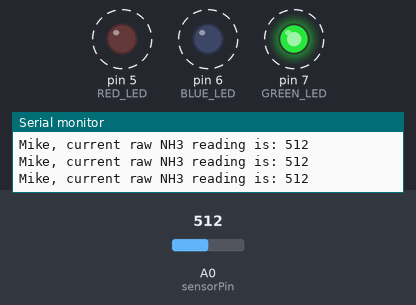
Recording of a sketch running on a simulated Arduino Uno, built with avr-gcc and run on an emulated ATmega328P. Parts: output pins drawn as LEDs (lit = HIGH), the last lines printed to the serial monitor. Dashed ring = blinking. The inputs (shaded band) are chosen by the test bench; at power-on: A0 (sensorPin) = 512.

Above: at 1.55 s.
1.6 s: A0 (sensorPin) set to 210
5.0 s: A0 (sensorPin) set to 188
At 5.3 s:
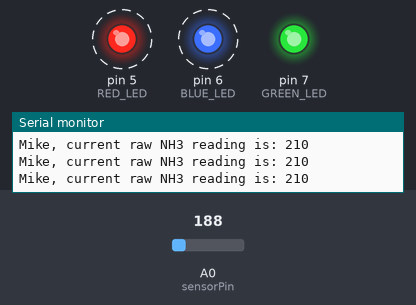
8.4 s: A0 (sensorPin) set to 12
11.8 s: A0 (sensorPin) set to 9
At 12.31 s:
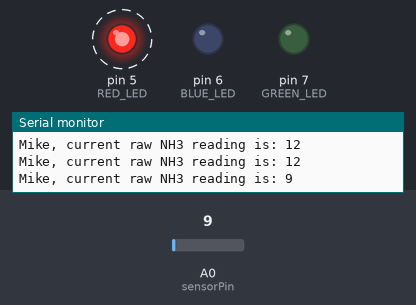
15.2 s: A0 (sensorPin) set to 122
At 15.81 s:
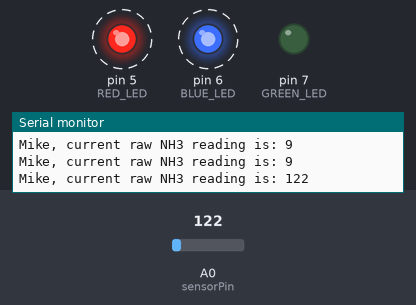
18.6 s: A0 (sensorPin) set to 0
At 19.1 s:
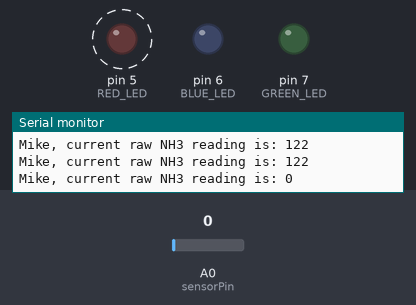
Timing chart, 0 to 23.0 s (numbered marks = the images above; inputs shaded):
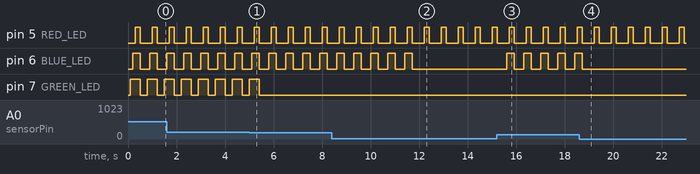

Measured:
- the behaviour switches between 201 and 200 on A0 (sensorPin) (found by bisection; images 0 and 1)
- the behaviour switches between 11 and 10 on A0 (sensorPin) (found by bisection; images 1 and 2)
- after the input at 5.0 s, pin 7 (GREEN_LED): goes on until 5.4 s, then stays LOW
- after the input at 11.8 s, pin 6 (BLUE_LED): stops changing and stays LOW
- after the input at 15.2 s, pin 6 (BLUE_LED): alternates HIGH for 0.30 s and LOW for 0.40 s, starting after 0.41 s
- after the input at 18.6 s, pin 6 (BLUE_LED): goes on until 18.7 s, then stays LOW
- by itself, pin 5 (RED_LED): alternates HIGH for 0.20 s and LOW for 0.50 s
- by itself, pin 6 (BLUE_LED): alternates HIGH for 0.30 s and LOW for 0.40 s

The sketch:

LED_NH3_Concentration_Bar_Rev1.ino
```cpp
// (licence header left out)
/*
REVISION NOTES IN STACK FASHION NEWEST AT TOP
2018Aug18 mcvogt
mike added some notes... to this .ino file....  and made some edits to the .rtf file

2018Aug06 mcvogt
3rd set of changes...  Installed Arduino extension to VSCode FROM MICROSOFT!!!
and now ALL of my reported bugs and errors are gone (following the reload of the editor
) because now VSCode understands my Arduino syntax... next, figger out how to add/connect
the Arduino compiler....  after we merge this meaningless change...

2nd set of edits this evening.. more monir typos.. .and edited the print statement....
these are changes madeon mikes PC in a New clone/download of the github repo...

minor typo corrections and edits to this main .ino file
set BLUELED threshold to be '0' so it becomes a power heartbeat, set GREENLED threshold to a low nominal value of 10, and
the REDLED threshold to a high concern value of 200.   BLUE will always get pulsed, GREEN will get pulsed when NH3 is detected
but non-problematic, and RED will get pulsed when there is a high enough concentration for concern (1/5 of FSL or 20ppm)

2018Aug05 mcvogt
as of 2018Aug the code is being maintained on Github

this code sets the REDLED threshold the lowest, it will go off first, then GREENLED then BLUEELD.  this might
not be the most intuitive way to use the LEDs...  BLUELED might be set at 0 and used for a 'powered up' indicator
and then GREEN set for low tolerable levels of NH3 and RED an indicator of concern....
making these changes will be an exercise in Github.

*/

//========================================================================
const int REDLEDthreshold = 200; // user set-able value for RED LED to turn on...
const int GREENLEDthreshold = 10; // user set-able value for GREEN LED to turn on...
const int BLUELEDthreshold = 0; // user set-able value for BLUE LED to turn on...
//========================================================================
int sensorPin = A0;   // select the input pin for the NH3 sensor...
// 'port' A0 on the shield provides +5V and GND on adjacent pins...
int sensorValue = 0;  // iniialize variable to store the value coming from the sensor
//========================================================================
void setup() {
  // initialise serial port for 115200 baud...
  Serial.begin(115200); // this is ideal speed for USB direct connection.... mcvogt
  // initialize the digital pins as an output.
  // mike is wishing for interface sake he had used more intuitive RED YEL GRE LEDs...
  pinMode(5, OUTPUT); //RED LED...
  pinMode(6, OUTPUT); //BLUE LED...
  pinMode(7, OUTPUT); //GREEN LED...
}
//========================================================================
void loop() {
  //------------------------------------------------------------------------
  // read the value from the sensor:
  sensorValue = analogRead(sensorPin);
  //------------------------------------------------------------------------
  Serial.println("Mike, current raw NH3 reading is: " + String(sensorValue)); // will be between 0 and 1023
  delay(100);
  //------------------------------------------------------------------------
  if (sensorValue > REDLEDthreshold ) digitalWrite(7, HIGH);   // set the RED LED on
  delay(100);
  if (sensorValue > GREENLEDthreshold ) digitalWrite(6, HIGH);   // set the GREEN LED on
  delay(100);
  if (sensorValue >= BLUELEDthreshold ) digitalWrite(5, HIGH);   // set the BLUE LED on
   // note - Not nested 'ifs', all, any, or none may be satisfied...
  //------------------------------------------------------------------------
  delay(200);
  //------------------------------------------------------------------------
  digitalWrite(7, LOW);    // set the LED off
  digitalWrite(6, LOW);    // set the LED off
  digitalWrite(5, LOW);    // set the LED off
  //------------------------------------------------------------------------
  delay(200);
  //------------------------------------------------------------------------
}
//========================================================================
```
